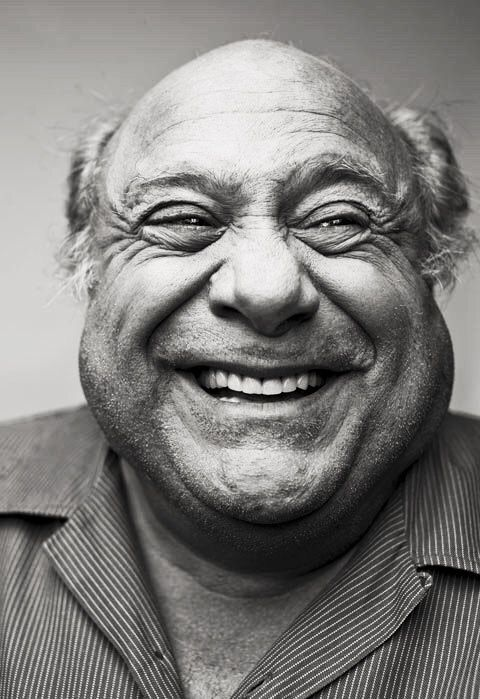
#> input picture Images/d1.jpg, 480 x 699 px
$ python LineChirp_MultiOverlay.py
#> lines starting #> are read from the running program, lines starting #| are printed output that depends on the picture
### Functions.py
# -*- coding: utf-8 -*-
"""
Created on Mon Feb 28 22:26:07 2022

@author: schmi
"""
import scipy as sc
import voronoi
import matplotlib.tri as trip
import cv2
import numpy as np
import matplotlib.pyplot as plt
import math as m
import scipy.ndimage as nd
# %matplotlib qt5
import matplotlib as mpl
from scipy import interpolate
import os
from IPython import display
from skimage import io
# from sklearn.cluster import KMeans
from scipy.signal import medfilt2d, find_peaks
from skimage import morphology
from scipy.signal import convolve2d

from scipy import interpolate
class data_linewidth_plot():
    # [60 lines left out: functions __init__, _resize, _redraw_later, linewidth_from_data_units, not called in this run]

def ImageByLineChirp(xline,yline,drm,X,Y,ImU,CutWhiteParts=False,CutNonColor=False,ChirpFactor=1):
    dxl=np.gradient(xline)
    dyl=np.gradient(yline)
    dxr=np.sqrt(dxl**2+dyl**2)
    dxl=dxl/dxr
    dyl=dyl/dxr
    lwidths2=interpolate.griddata((X.flatten(),Y.flatten()), ImU.flatten(),(xline,yline),fill_value=-1) #*10*np.sqrt((xline)**2+yline**2)
    ind=lwidths2<-5
    lwidths2=np.delete(lwidths2,ind)
    xline=np.delete(xline,ind)
    yline=np.delete(yline,ind)
    dyl=np.delete(dyl,ind)
    dxl=np.delete(dxl,ind)
    lwidths=np.cumsum(lwidths2*.15*4*2)
    xline=xline-dyl*np.sin(lwidths*ChirpFactor)*imadjust(lwidths2,0,.8,0,1,gamma=1)*drm/2
    yline=yline+dxl*np.sin(lwidths*ChirpFactor)*imadjust(lwidths2,0,.8,0,1,gamma=1)*drm/2
    if CutWhiteParts is True:
        xline[(lwidths2<.0)  ]=np.nan
        yline[(lwidths2<.0) ]=np.nan
    if CutNonColor is True:
        xline[lwidths2<0]=np.nan
        yline[lwidths2<0]=np.nan

    return xline,yline

# [24 lines left out: function ImageByLineChirp2, not called in this run]


def imadjust(x,a,b,c,d,gamma=1):
    # Similar to imadjust in MATLAB.
    # Converts an image range from [a,b] to [c,d].
    # The Equation of a line can be used for this transformation:
    #   y=((d-c)/(b-a))*(x-a)+c
    # However, it is better to use a more generalized equation:
    #   y=((x-a)/(b-a))^gamma*(d-c)+c
    # If gamma is equal to 1, then the line equation is used.
    # When gamma is not equal to 1, then the transformation is not linear.

    y = np.abs(((x - a) / (b - a)) )**gamma * (d - c) + c
    y[y<c]=c
    y[y>d]=d

    return y

def readimage(Filename,Contrast=[0, 0],ResizedPX=[512],color='gray'):
#> called with Filename = 'Images/d1.jpg', ResizedPX = 512, color = 'HSV'
    Im = cv2.imread(Filename)
#> Im is the input picture: shape (699, 480, 3); mean B, G, R 123.3, 125.4, 126.7
    Im = cv2.cvtColor(Im, cv2.COLOR_BGR2GRAY)
#> Im: shape (699, 480)

    # Im=(Im-np.min(Im))/(np.max(Im)-np.min(Im))*256
    width = int( ResizedPX)
    height = int(Im.shape[0]/Im.shape[1]*ResizedPX)
#> height = 745
    dim = (width, height)
#> dim = (512, 745)
    print('Start Resize')
    Im = cv2.resize(Im,dim , interpolation=cv2.INTER_CUBIC )
#> Im: shape (745, 512)
    Im=Im.astype('float')
    Im=Im[::-1, :]
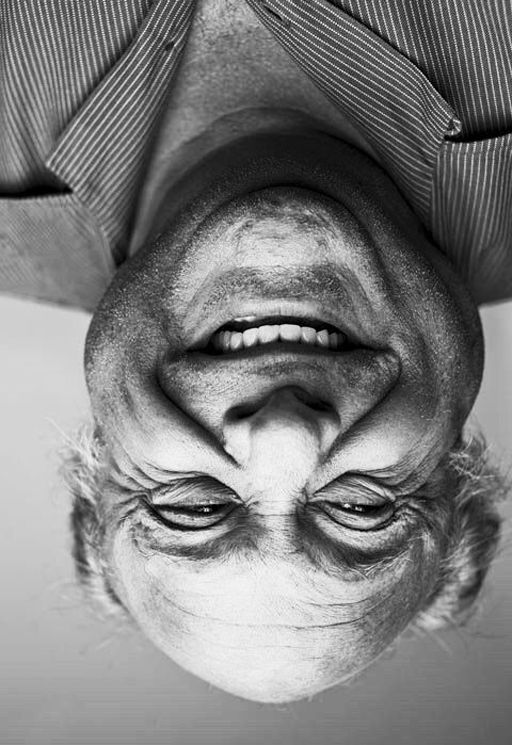
#> Im: shape (745, 512) float64; min 0, max 251, mean 125.6
    Im=Im/256
    Im=1-Im
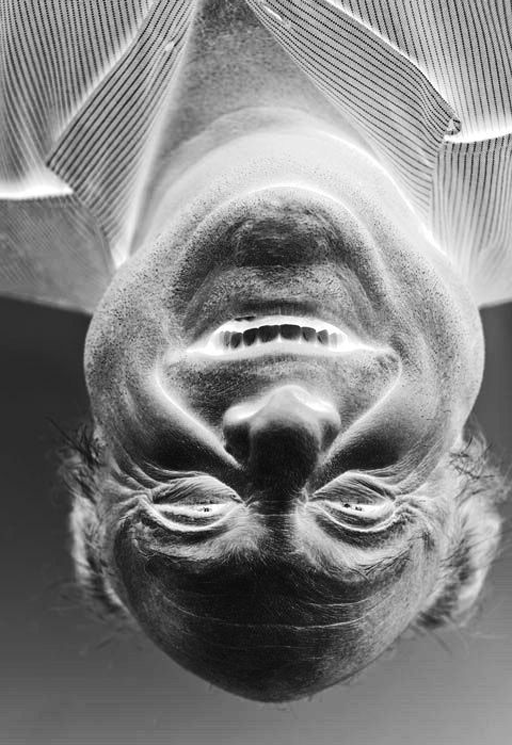
#> Im: shape (745, 512) float64; min 0.0195, max 1, mean 0.509
    Im=imadjust(Im, Contrast[0],Contrast[1],0,1)
    x=-np.linspace(-1,1,Im.shape[0])*np.pi*1
    y=np.linspace(-1*Im.shape[1]/Im.shape[0],1*Im.shape[1]/Im.shape[0],Im.shape[1])*np.pi*1
#> y = 512 values from -2.16 to 2.16
    x=np.linspace(0,Im.shape[0]-1,Im.shape[0])
#> x = 745 values from 0 to 744
    y=np.linspace(0,Im.shape[1]-1,Im.shape[1])
#> y = 512 values from 0 to 511
    X,Y = np.meshgrid(y, x)
    return Im, x,y,X,Y
# [21 lines left out: function readimage_normalized, not called in this run]

def readimageRGB(Filename,Contrast=[0, 0],ResizedPX=[512],color='gray'):
    Im = cv2.imread(Filename)
    Im = cv2.cvtColor(Im, cv2.COLOR_BGR2RGB)

    # Im=(Im-np.min(Im))/(np.max(Im)-np.min(Im))*256
    width = int( ResizedPX)
    height = int(Im.shape[0]/Im.shape[1]*ResizedPX)
    dim = (width, height)
    print('Start Resize')
    Im = cv2.resize(Im,dim , interpolation=cv2.INTER_CUBIC )
    Im=Im.astype('float')
    Im=Im[::-1, :]
    Im=Im/256
    return Im

# [77 lines left out: functions readimageHSV, readimageLAB, readimageCMYK, not called in this run]

def readimageHSV_Alternative(Filename,Contrast=[0, 0],ResizedPX=[512],color='gray',NumberOfColors=64):
    Im = cv2.imread(Filename)
    width = int( ResizedPX)
    height = int(Im.shape[0]/Im.shape[1]*ResizedPX)
    dim = (width, height)
    print('Start Resize')
    Im = cv2.resize(Im,dim , interpolation=cv2.INTER_CUBIC )
    # Im=ColorQunatization(Im,NumberOfColors)
    Im2 = cv2.cvtColor(Im, cv2.COLOR_BGR2GRAY)
    # Im[:,:,0]=np.max(Im2)-Im2
    # Im[:,:,1]=np.max(Im2)-Im2
    # Im[:,:,2]=0

    Im[:,:,0]=Im2
    Im[:,:,1]=Im2
    Im[:,:,2]=np.max(Im2)

    Im = cv2.cvtColor(Im, cv2.COLOR_BGR2HSV)

    # Im=(Im-np.min(Im))/(np.max(Im)-np.min(Im))*256
    Im=Im.astype('float')
    Im=Im[::-1, :,:]
    Im=Im/256
    return Im


# [169 lines left out: functions readimagec, inpaint_nans, ColorQunatization, ColorQunatizationRGB, SaveImage, SaveImagec, not called in this run]


### LineChirp_MultiOverlay.py
# -*- coding: utf-8 -*-
"""
Created on Fri Jul 29 23:09:02 2022

@author: schmi
"""

# -*- coding: utf-8 -*-
"""
Created on Thu Jul 14 22:37:51 2022

@author: schmi
"""

# -*- coding: utf-8 -*-
"""
Created on Sun Jan  9 18:17:50 2022

@author: schmi
"""

# -*- coding: utf-8 -*-
"""
Created on Sun Jan  9 11:58:40 2022

@author: schmi
"""

# -*- coding: utf-8 -*-
"""
Created on Sun Jan  2 13:50:28 2022

@author: schmi
"""
# from DieelectricDia import SaveImage
import os
from matplotlib.collections import LineCollection
from mpl_toolkits import mplot3d
import cv2
import numpy as np
import matplotlib.pyplot as plt
import math as m
import scipy.ndimage as nd
# %matplotlib qt5
import matplotlib as mpl
from scipy import interpolate
from scipy.signal import medfilt2d, find_peaks
from Functions import imadjust,readimageHSV_Alternative,linewidth_from_data_units, readimage,SaveImagec,readimageRGB, readimageHSV, ImageByLineChirp,ImageByLineChirp2
mpl.rc("figure", dpi=220)

#%% Here the definitions must be filled
Folder='Images/'
Name='d1'
Ending='.jpg'
color='HSV'
Filename=Folder+Name+Ending
SaveImage=True
ResizedPX=2048/4
Contrast=[0,1]
CutWhiteParts=False
CutNonColor=False
NumberColors=1
AdjustColorBrightness=1

ImageWidthPlotter=100
PencilDiameter=.4


x0=-1
y0=.2
x0c=-1
y0c=.207

Amplitude=.6
ChirpFactor=.7/2
Linedensity=.75*1
Linedensity2=.75*1.01

#%%
Im,x,y,X,Y=readimage(Filename,Contrast,ResizedPX,color=color)
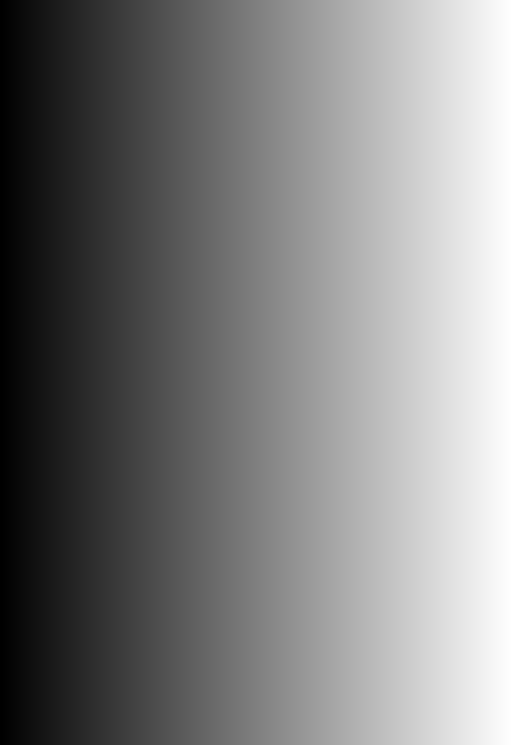
#> X: shape (745, 512) float64; min 0, max 511, mean 255.5; drawn with min black and max white
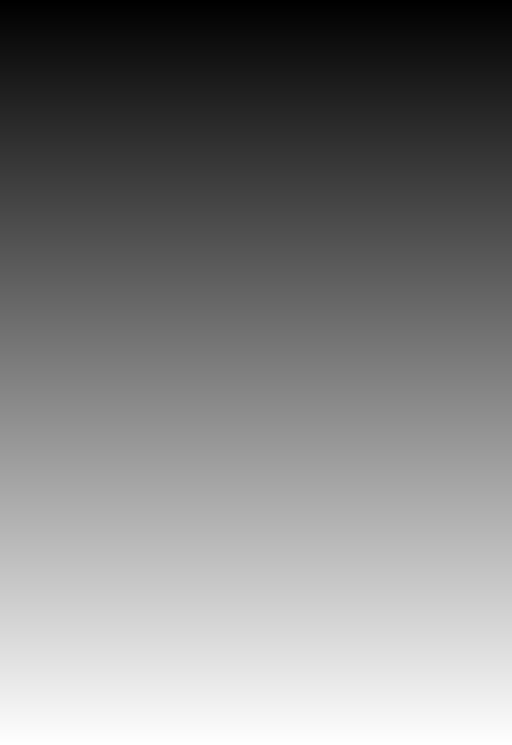
#> Y: shape (745, 512) float64; min 0, max 744, mean 372; drawn with min black and max white
#> x = 745 values from 0 to 744; y = 512 values from 0 to 511
Im=Im**.7
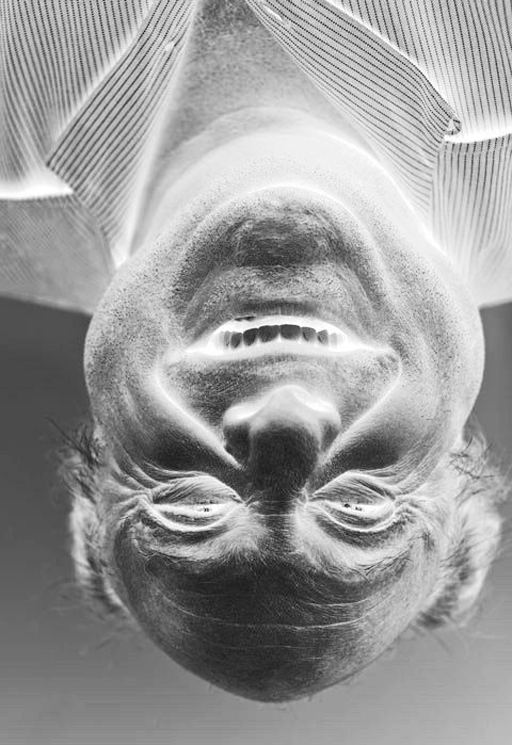
#> Im: shape (745, 512) float64; min 0.0636, max 1, mean 0.607
ImRGB=readimageRGB(Filename,Contrast,ResizedPX,color=color)

ImHSV=readimageHSV_Alternative(Filename,Contrast,ResizedPX)
#> in readimageHSV_Alternative, `Im[:,:,1]=Im2`: Im: shape (745, 512, 3); mean B, G, R 125.6, 125.6, 126.7
#> in readimageHSV_Alternative, `Im[:,:,2]=np.max(Im2)`:
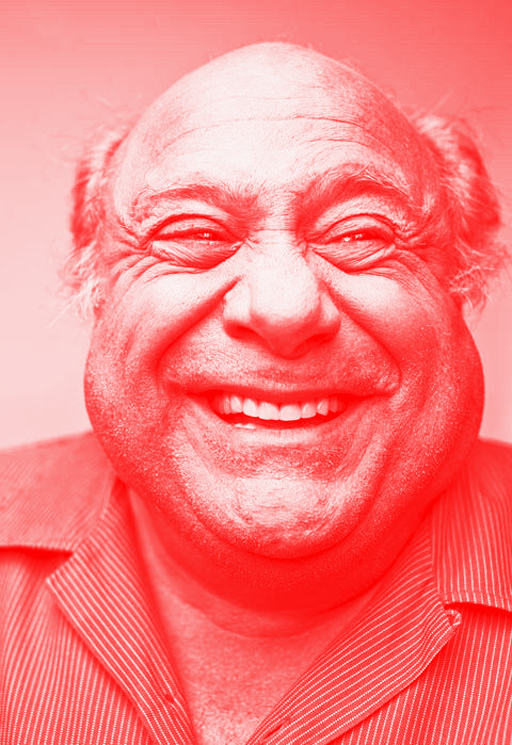
#> Im: shape (745, 512, 3); mean B, G, R 125.6, 125.6, 251
#> in readimageHSV_Alternative, `Im = cv2.cvtColor(Im, cv2.COLOR_BGR2HSV)`: Im: shape (745, 512, 3); mean H, S, V 0, 127.4, 251
#> in readimageHSV_Alternative, `Im=Im.astype('float')`: Im: shape (745, 512, 3) float64; mean H, S, V 0, 127.4, 251
#> in readimageHSV_Alternative, `Im=Im[::-1, :,:]`: Im: shape (745, 512, 3) float64; mean H, S, V 0, 127.4, 251
#> in readimageHSV_Alternative, `Im=Im/256`: Im: shape (745, 512, 3) float64; mean H, S, V 0, 0.498, 0.98
Color=ImHSV[:,:,0]
#> Color: shape (745, 512) float64; every value is 0
Color=medfilt2d(Color,5)
ImColor=ImHSV[:,:,1]
ImBW=ImHSV[:,:,2]
#> ImBW: shape (745, 512) float64; every value is 0.98
if NumberColors>1:
    # Im=(1-ImBW)**.4
    # ImColor[Im<.2]=ImColor[Im<.2]*2
    ImColor=ImColor**.7


lenCol=NumberColors-1

# [12 lines of commented-out code are left out]


Color=medfilt2d(Color,5)
hist, bin_edges = np.histogram(Color.flatten(),bins=282,range=(-.1,1))
#> hist = 282 values, max 381440 at index 25, min 0 at index 0, mean 1352.6; bin_edges = 283 values from -0.1 to 1
peaks, Res = find_peaks(hist, height=100,distance=5)
#> peaks = [25]; Res = {'peak_heights': [381440]}
Res=Res['peak_heights']
#> Res = [381440]
PeakPos=np.argsort(Res)
#> PeakPos = [0]
PeakPos=peaks[PeakPos[::-1]]
#> PeakPos = [25]
Col=bin_edges[PeakPos[0:lenCol]]
#> Col = empty array
ls=np.shape(Color)
#> ls = (745, 512)
ColorIndArray=np.empty((ls[0],ls[1],lenCol),'float64')
#> ColorIndArray = empty array

for laufcol in range(lenCol):
    print(laufcol)
    ColorInd=0*ImColor
    ColorInd[np.abs(Color-Col[laufcol])<3/256]=1
    plt.imshow(ColorInd,cmap='gray',origin='lower')
    plt.show()

    ColorIndArray[::,::,laufcol]=ColorInd

if CutNonColor is True:
    Im[(np.sum(ColorIndArray,2)>0)]=-.00001


# Im[np.sum(ColorIndArray,2)>0]=-.00001
# Im=medfilt2d(Im,3)
#%%
siz=np.shape(Im)
x01=(x0+1)/2*siz[1]
y01=(y0+1)/2*siz[0]
phi=np.linspace(10,Linedensity*1.5*1200**2,int(5e6*2*Linedensity))**.5


rm=np.max(np.sqrt((X+x0)**2+(Y+y0)**2))*2
#> rm = 1804.4
xline=rm/np.max(phi)*phi*np.cos(phi)+x01
yline=rm/np.max(phi)*phi*np.sin(phi)+y01
drm=rm/np.max(phi)*2*np.pi*Amplitude*1.1
#> drm = 5.88

ind=(xline<-50) | (yline<-50) | (xline>siz[1]+50) | (yline>siz[0]+50)
xline=np.delete(xline,ind)
yline=np.delete(yline,ind)

xline,yline=ImageByLineChirp(xline, yline,drm,X,Y,Im*AdjustColorBrightness,CutWhiteParts=CutWhiteParts,CutNonColor=CutNonColor,ChirpFactor=ChirpFactor)
ind=(xline<0) | (yline<0) | (xline>siz[1]) | (yline>siz[0])
xline[ind]=np.nan
yline[ind]=np.nan

xline=xline/siz[1]*ImageWidthPlotter
yline=yline/siz[0]*ImageWidthPlotter*siz[0]/siz[1]

xlines2=np.array_split(xline, np.ceil(len(xline)/1000000))
#> xlines2 = 1 item
ylines2=np.array_split(yline, np.ceil(len(xline)/1000000))
#> ylines2 = 1 item
plt.clf()
#> (this line was passed over: IPython is not available in this run)

for k in range(0,len(xlines2)):
    print(k)
#> (the run stopped early here; a loop or call above may not have finished)
